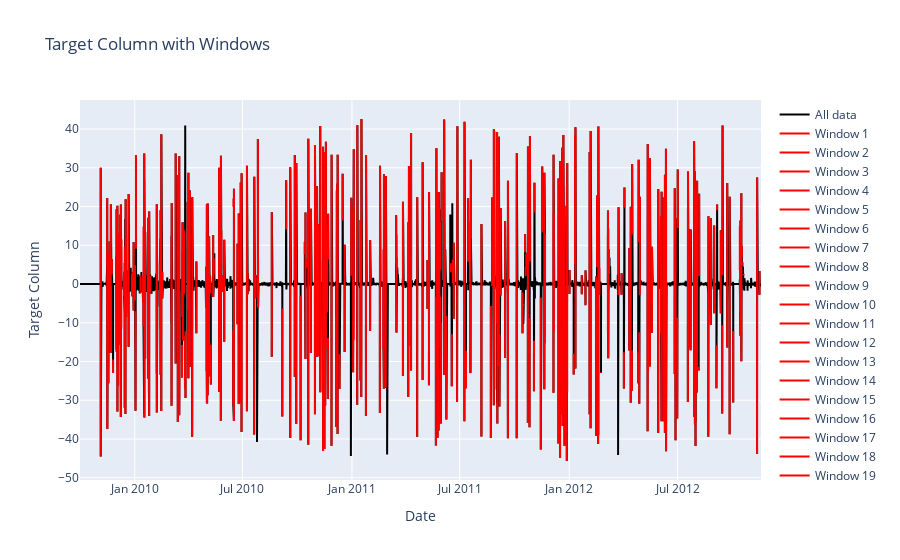

The notebook cell this image was saved under:
### Code cell
trace_all = go.Scatter(
    x=df.index,
    y=df['Target'],
    mode='lines',
    name='All data',
    line=dict(color='black')
)
window_traces = []
for i, (window_indices, window_values) in enumerate(windows):
    window_df = pd.DataFrame(window_values, columns=['Target'], index=window_indices)
    trace = go.Scatter(
        x=window_df.index,
        y=window_df['Target'],
        mode='lines',
        name=f'Window {i+1}',
        line=dict(color='red')
    )
    window_traces.append(trace)


data = [trace_all] + window_traces
layout = go.Layout(
    title='Target Column with Windows',
    xaxis=dict(title='Date'),
    yaxis=dict(title='Target Column'),
)

# df['window_start'] = 0
# for window_indices, _ in windows:
#     df.loc[window_indices[0], 'window_start'] = 1

# shapes = []
# for window_indices, _ in windows:
#     shape = dict(
#         type='line',
#         xref='x',
#         x0=window_indices[0],
#         x1=window_indices[0],
#         yref='paper',
#         y0=0,
#         y1=1,
#         line=dict(color='green', width=1, dash='dot')
#     )
#     shapes.append(shape)

# data = [trace_all] + window_traces
# layout = go.Layout(
#     title='Target Column with Windows',
#     xaxis=dict(title='Date'),
#     yaxis=dict(title='Target Column'),
#     shapes=shapes
# )
fig = go.Figure(data=data, layout=layout)
fig.show()
